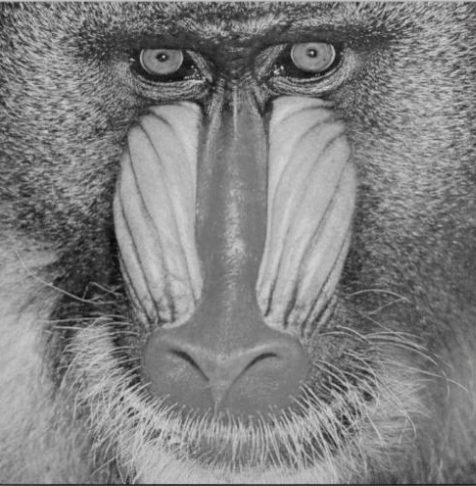
#> input picture lession3/baboon.png, 476 x 486 px
$ python dual.py
#> lines starting #> are read from the running program, lines starting #| are printed output that depends on the picture; after the words box and inside, x2 and y2 are one past the last pixel; in counts of white or black regions, pixels touching at a corner belong together
import cv2
import numpy as np
from PIL import Image
import matplotlib.pyplot as plt
from typing import Tuple, Optional


def double_threshold_segmentation(
    image_path: str, low_threshold: int = 60, high_threshold: int = 120
) -> Tuple[np.ndarray, np.ndarray]:
    """
    双阈值分割函数

    参数:
        image_path: 输入图像路径
        low_threshold: 低阈值
        high_threshold: 高阈值

    返回:
        gray_image: 灰度图像
        segmented: 分割结果
    """
#> called with image_path = 'baboon.png', low_threshold = 60, high_threshold = 120
    # 读取图像并转换为灰度
    image = Image.open(image_path)
#> image is the input picture: PIL image 476x486 RGBA; mean R, G, B, A 128.4, 128.4, 128.4, 255
    gray_image = cv2.cvtColor(np.array(image), cv2.COLOR_RGB2GRAY)

    # 应用低阈值和高阈值
    _, low_mask = cv2.threshold(gray_image, low_threshold, 255, cv2.THRESH_BINARY)
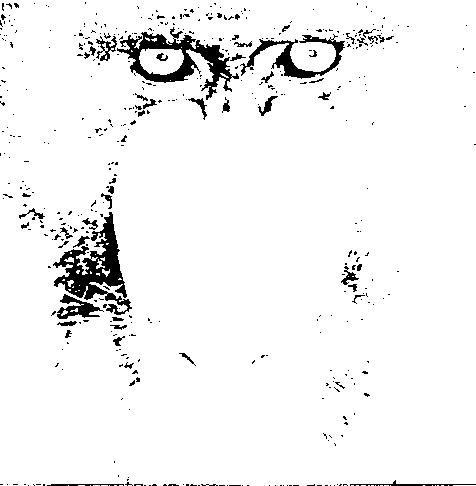
#> low_mask: shape (486, 476); 95.1% white; 466 black regions (413 under 20 px), largest, box (x1, y1, x2, y2) and area: (53, 212, 132, 315) 2817, (117, 27, 239, 100) 2546, (240, 34, 345, 79) 1258
    _, high_mask = cv2.threshold(gray_image, high_threshold, 255, cv2.THRESH_BINARY_INV)
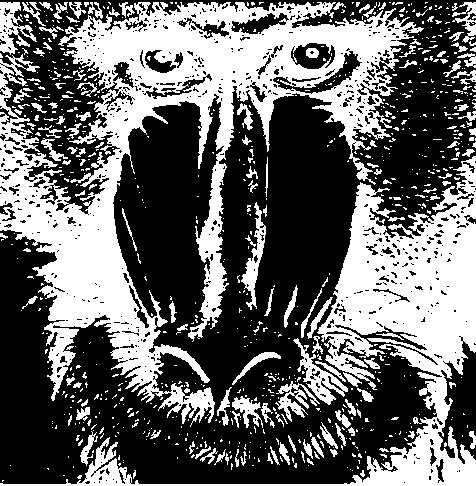
#> high_mask: shape (486, 476); 40.4% white; 836 white regions (688 under 20 px), largest, box (x1, y1, x2, y2) and area: (0, 2, 424, 427) 50916, (0, 156, 476, 486) 26629, (293, 338, 348, 405) 982

    # 结合两个掩码
    segmented = cv2.bitwise_and(low_mask, high_mask)
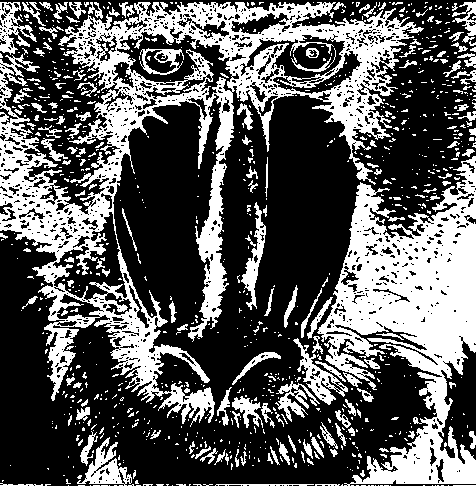
#> segmented: shape (486, 476); 35.5% white; 918 white regions (758 under 20 px), largest, box (x1, y1, x2, y2) and area: (0, 2, 424, 427) 39770, (317, 156, 476, 486) 24305, (77, 437, 132, 486) 1020

    return gray_image, segmented


# 执行分割
gray_img, result = double_threshold_segmentation("baboon.png")

# 可视化结果
fig, axes = plt.subplots(1, 2, figsize=(12, 6))
axes[0].imshow(gray_img, cmap="gray")
axes[0].set_title("Original Image")
axes[0].axis("off")

axes[1].imshow(result, cmap="gray")
axes[1].set_title("Double Threshold Segmentation")
axes[1].axis("off")

plt.tight_layout()
plt.show()
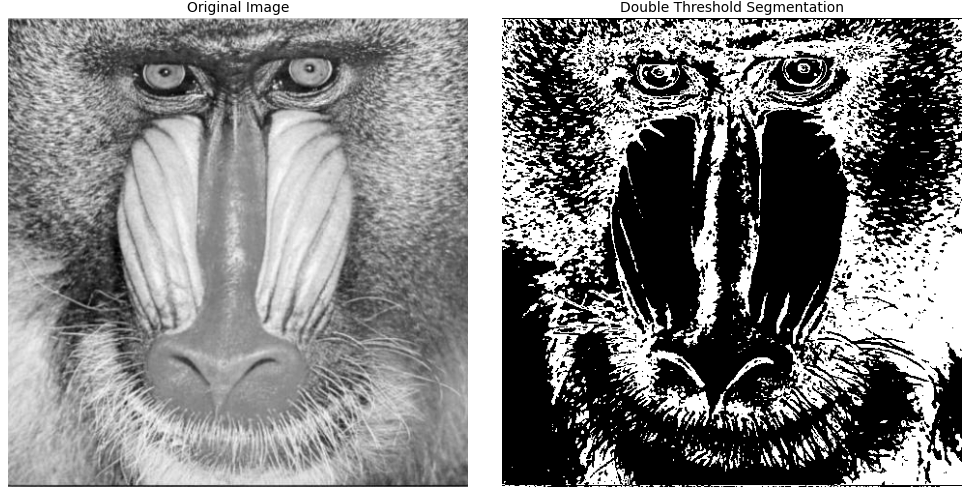
#> figure drawn by matplotlib, 2 panels

$ run again, with lession3/balloon.png copied over lession3/baboon.png
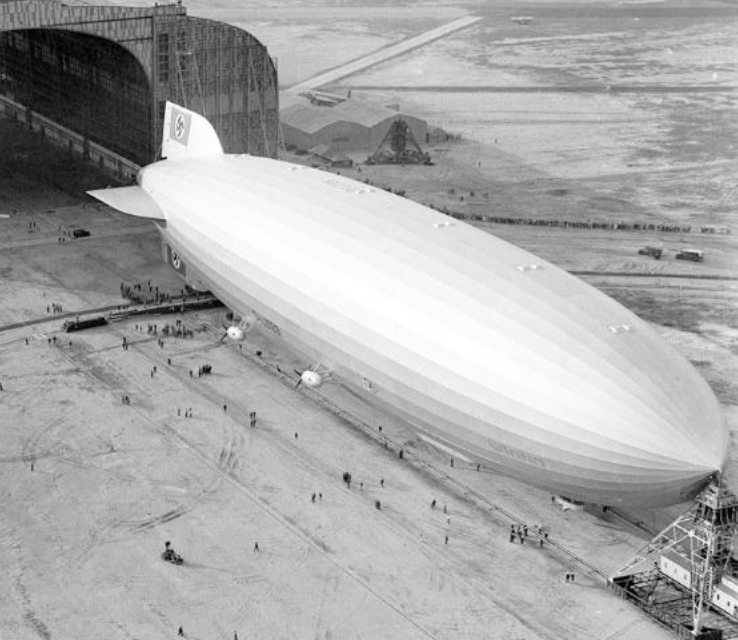
#> input picture lession3/balloon.png, 738 x 640 px
#> in double_threshold_segmentation, image is the input picture: PIL image 738x640 RGBA; mean R, G, B, A 168.3, 168.3, 168.3, 255
#> in double_threshold_segmentation, `_, low_mask = cv2.threshold(gray_image, low_threshold, 255, cv2.THRESH..`:
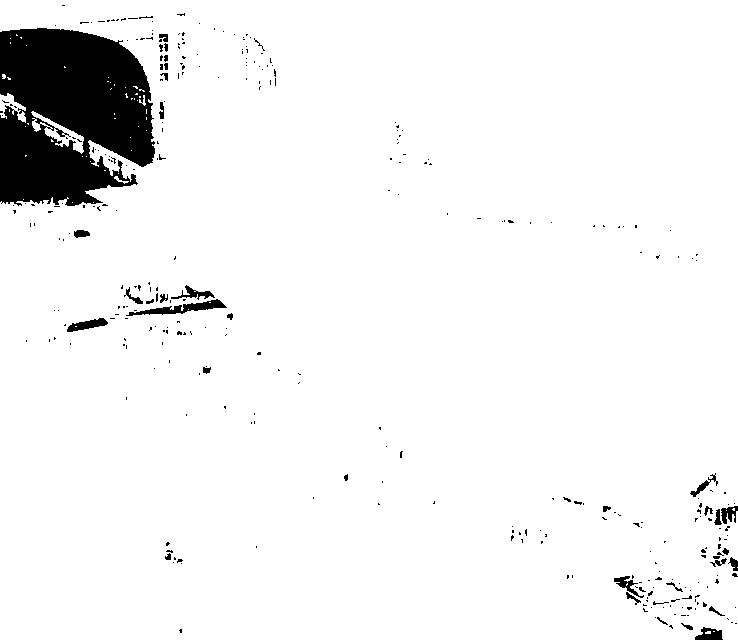
#> low_mask: shape (640, 738); 94.5% white; 333 black regions (297 under 20 px), largest, box (x1, y1, x2, y2) and area: (0, 28, 155, 206) 21676, (126, 299, 227, 316) 590, (67, 318, 108, 332) 294
#> high_mask: shape (640, 738); 16.1% white; 402 white regions (317 under 20 px), largest, box (x1, y1, x2, y2) and area: (0, 0, 284, 333) 54167, (543, 471, 727, 541) 4755, (281, 116, 461, 168) 4425
#> segmented: shape (640, 738); 10.6% white; 487 white regions (399 under 20 px), largest, box (x1, y1, x2, y2) and area: (0, 0, 284, 163) 15677, (0, 197, 242, 333) 12524, (543, 471, 727, 541) 4416
#> `plt.show()`:
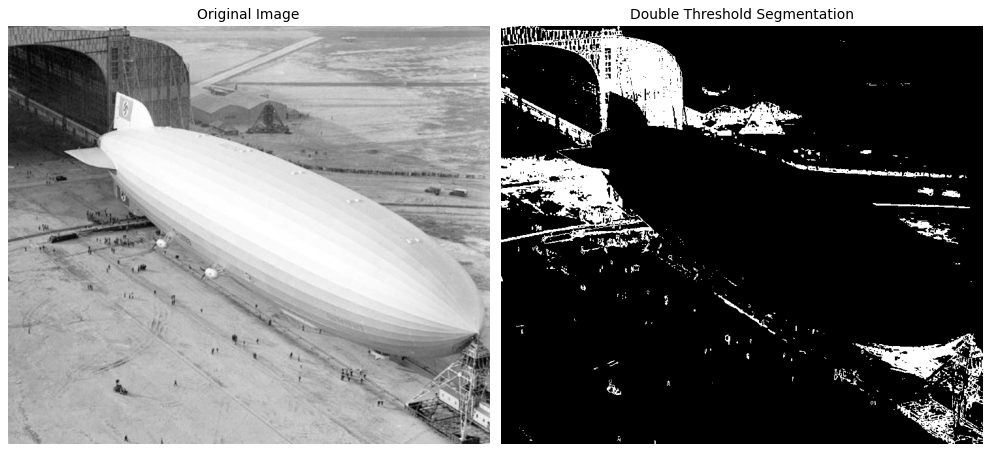
#> figure drawn by matplotlib, 2 panels

$ run again, with lession3/orange.png copied over lession3/baboon.png
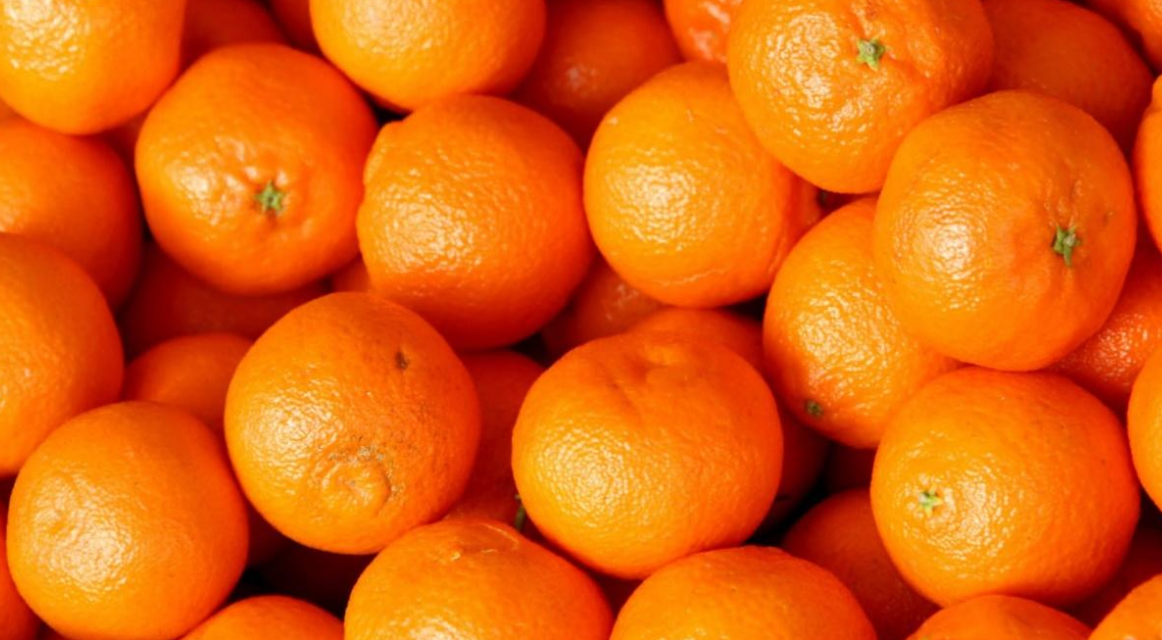
#> input picture lession3/orange.png, 1162 x 640 px
#> in double_threshold_segmentation, image is the input picture: PIL image 1162x640 RGBA; mean R, G, B, A 222.9, 95.9, 13.1, 255
#> in double_threshold_segmentation, `_, low_mask = cv2.threshold(gray_image, low_threshold, 255, cv2.THRESH..`:
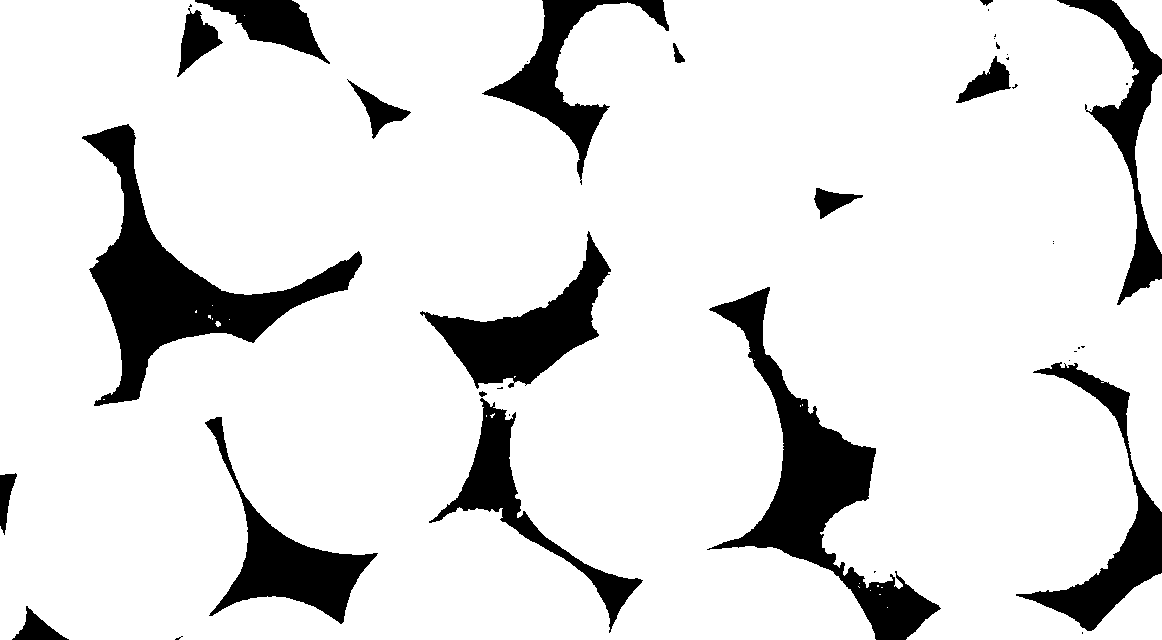
#> low_mask: shape (640, 1162); 87.4% white; 40 black regions (22 under 20 px), largest, box (x1, y1, x2, y2) and area: (82, 124, 362, 406) 18816, (707, 287, 941, 640) 17978, (420, 231, 611, 389) 10151
#> high_mask: shape (640, 1162); 40.6% white; 97 white regions (80 under 20 px), largest, box (x1, y1, x2, y2) and area: (0, 0, 948, 640) 224723, (923, 0, 1162, 640) 72047, (0, 460, 118, 640) 3727
#> in double_threshold_segmentation, `segmented = cv2.bitwise_and(low_mask, high_mask)`:
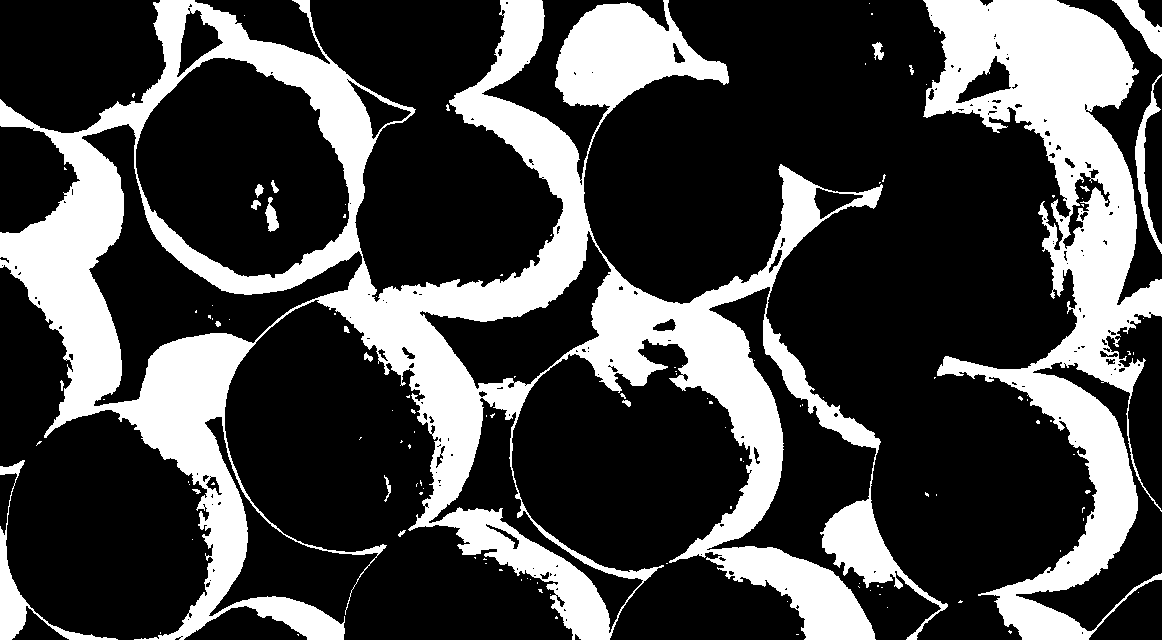
#> segmented: shape (640, 1162); 27.9% white; 120 white regions (100 under 20 px), largest, box (x1, y1, x2, y2) and area: (0, 0, 948, 640) 148126, (923, 0, 1162, 640) 53683, (0, 460, 118, 640) 2365
